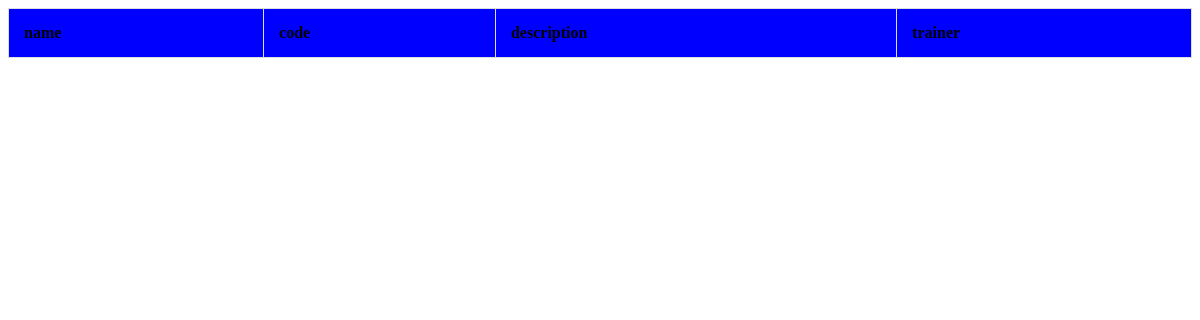
/courses/list/, run on an earlier commit of the app's database.
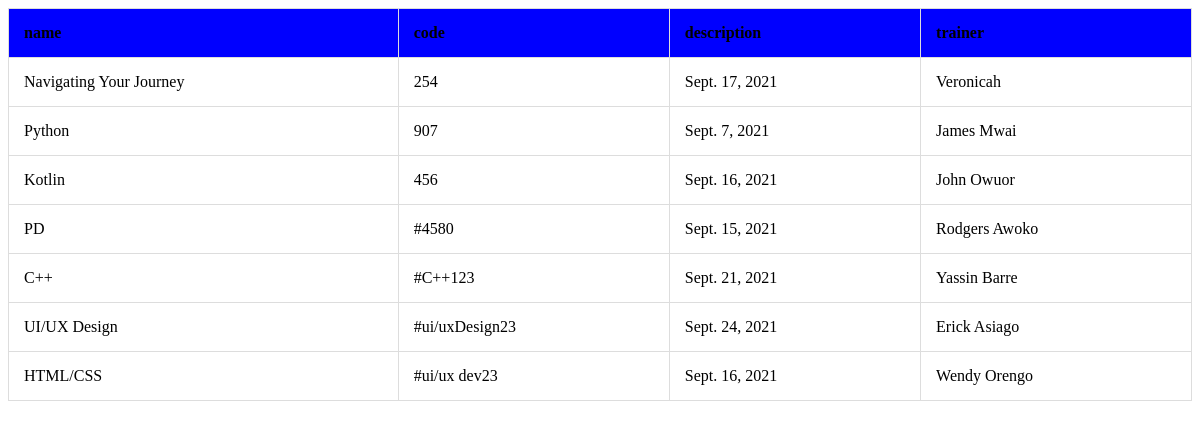
And on a later commit of the database.
### courses/models.py (models this page shows)
class Courses(models.Model):
 name=models.CharField(max_length=24, null=True)
 code=models.CharField(max_length=50, null=True)
 description=models.DateField(null=True)
 trainer=models.CharField(max_length=25,null=True)

### courses/views.py (the view)
# urls.py: path("list/",courses_list,name="courses_list"),
def courses_list(request) :
    courses=Courses.objects.all()
    return render(request,"courses_list.html",{"courses":courses})

### courses/templates/courses_list.html (shortened to what this page needs)
<!DOCTYPE html>
<html lang="en">
<head>
</head>
<body>
<table>
    <tr>
            <th>name</th>
            <th>code</th>
            <th>description</th>
            <th>trainer</th>
        </tr>
        {% for course in courses%}
        <tr>
        <td>{{course.name}}</td>
        <td>{{course.code}}</td>
        <td>{{course.description}}</td>
        <td>{{course.trainer}}</td>
        </tr>
        {% endfor %}
</table>
</body>
</html>

What changed in the data, as far as the page shows it:
added Courses: name "Navigating Your Journey", code "254", description "Sept. 17, 2021", trainer "Veronicah"
added Courses: name "Python", code "907", description "Sept. 7, 2021", trainer "James Mwai"
added Courses: name "Kotlin", code "456", description "Sept. 16, 2021", trainer "John Owuor"
added Courses: name "PD", code "#4580", description "Sept. 15, 2021", trainer "Rodgers Awoko"
added Courses: name "C++", code "#C++123", description "Sept. 21, 2021", trainer "Yassin Barre"
added Courses: name "UI/UX Design", code "#ui/uxDesign23", description "Sept. 24, 2021", trainer "Erick Asiago"
added Courses: name "HTML/CSS", code "#ui/ux dev23", description "Sept. 16, 2021", trainer "Wendy Orengo"
